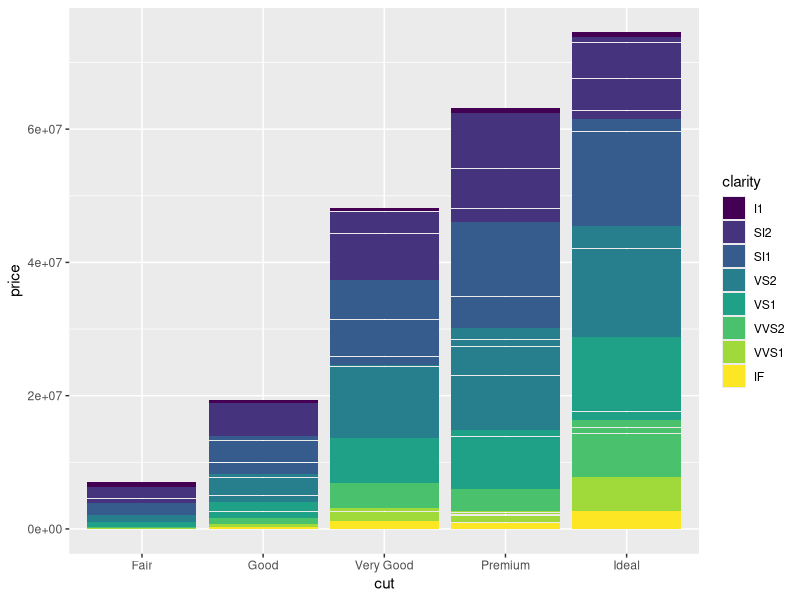
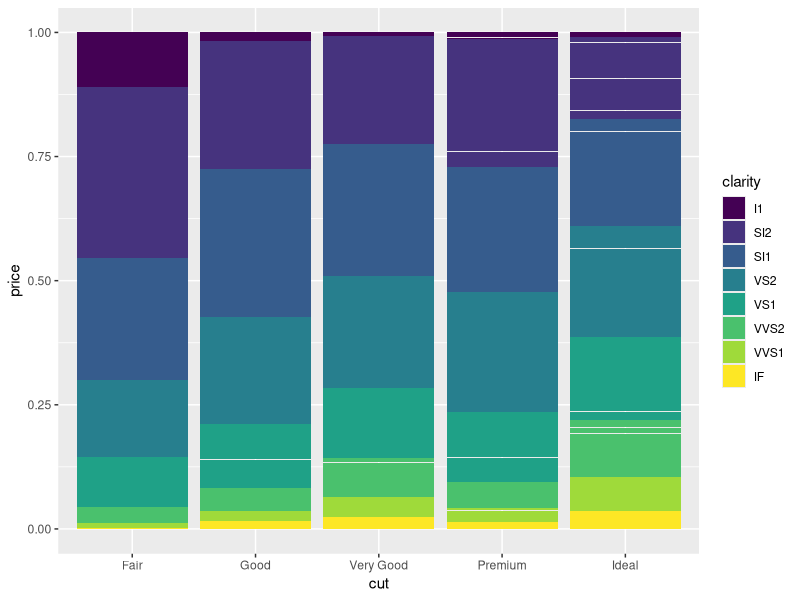
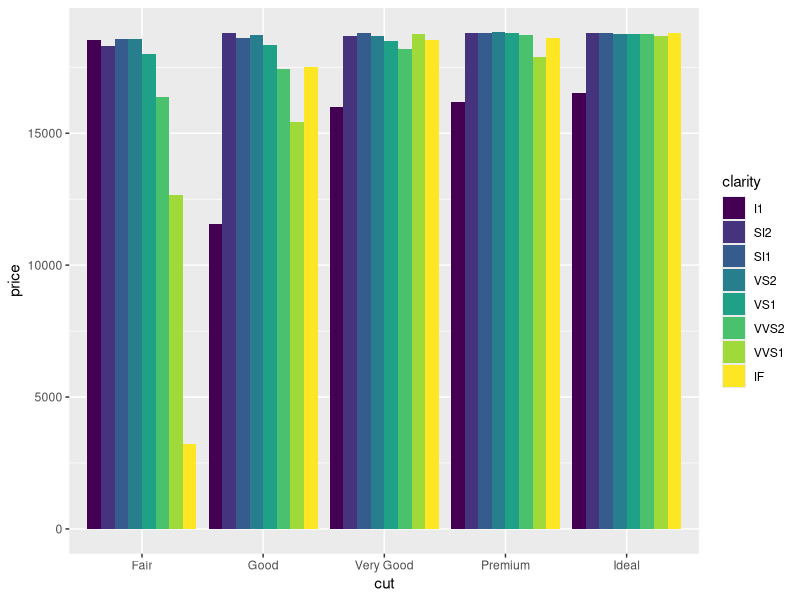
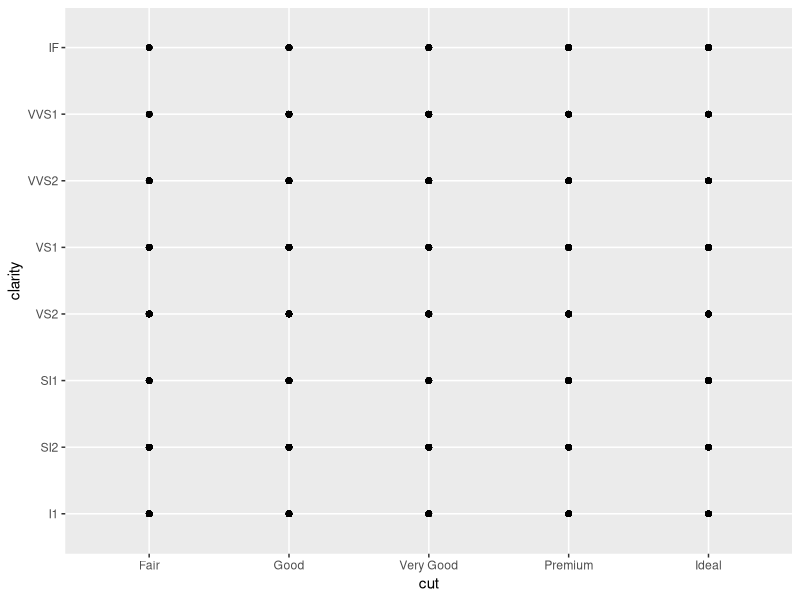
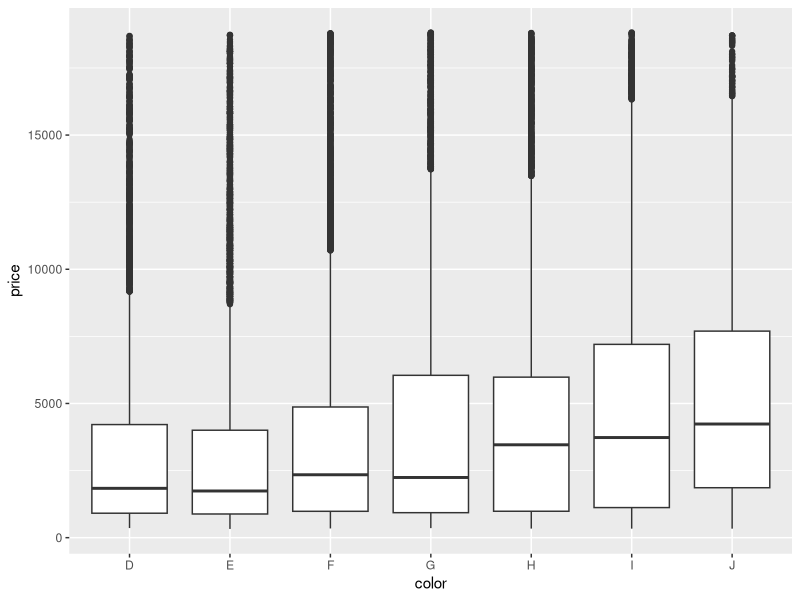
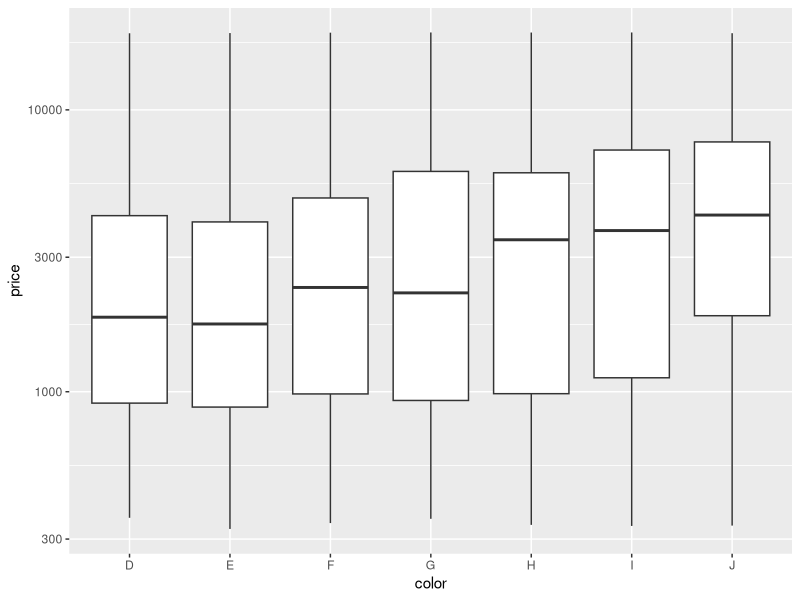
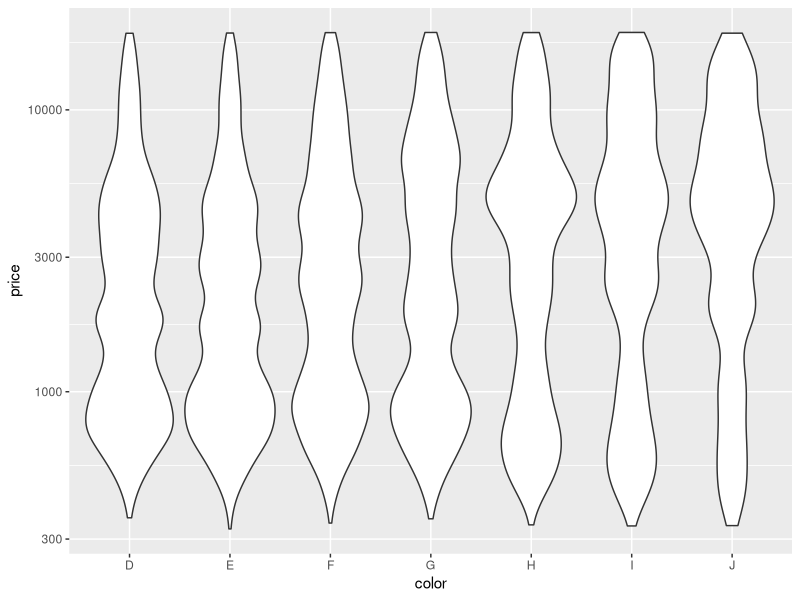
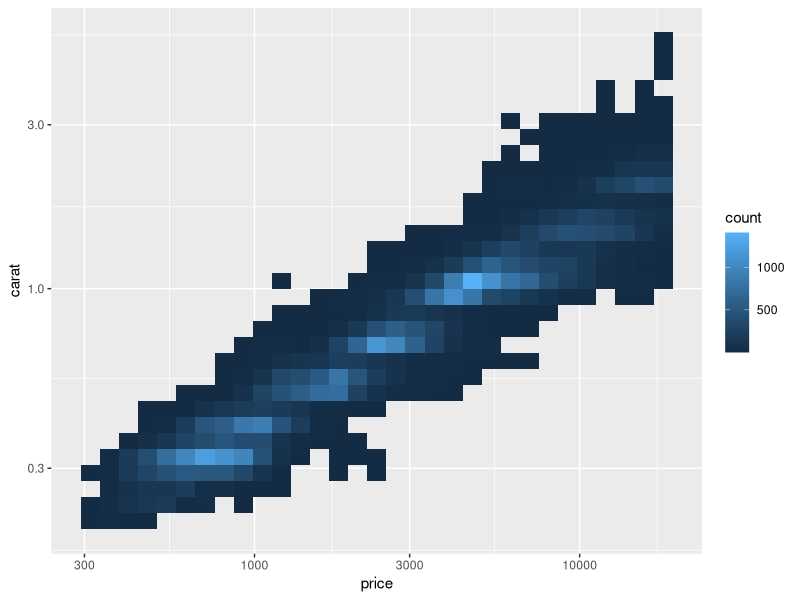

The R source for these figures, in order: (Note: this script raises an error after producing the figures.)
# Exercise 2: advanced ggplot2 practice

# Install and load the `ggplot2` package
#install.packages('ggplot2')
library("ggplot2")
library("dplyr")

# For this exercise you will again be working with the `diamonds` data set.
# Use `?diamonds` to review details about this data set
?diamonds
diamonds %>%  View()

## Position Adjustments

# Draw a column (bar) chart of diamonds cuts by price, with each bar filled by 
# clarity. You should see a _stacked_ bar chart.
ggplot(data = diamonds) +
  geom_col(mapping = aes(x = cut, y = price, fill = clarity), position = "stack")

# Draw the same chart again, but with each element positioned to "fill" the y axis
ggplot(data = diamonds) +
  geom_col(mapping = aes(x = cut, y = price, fill = clarity), position = "fill")

# Draw the same chart again, but with each element positioned to "dodge" each other
ggplot(data = diamonds) +
  geom_col(mapping = aes(x = cut, y = price, fill = clarity), position = "dodge")

# Draw a plot with point geometry with the x-position mapped to `cut` and the 
# y-position mapped to `clarity`
# This creates a "grid" grouping the points
ggplot(data = diamonds) +
  geom_point(mapping = aes(x = cut, y = clarity))

# Use the "jitter" position adjustment to keep the points from all overlapping!
# (This works a little better with a sample of diamond data, such as from the 
# previous exercise).


## Scales

# Draw a "boxplot" (with `geom_boxplot`) for the diamond's price (y) by color (x)

ggplot(data = diamonds) +
  geom_boxplot(mapping = aes(x = color, y = price))

# This has a lot of outliers, making it harder to read. To fix this, draw the 
# same plot but with a _logarithmic_ scale for the y axis.
ggplot(data = diamonds) +
  geom_boxplot(mapping = aes(x = color, y = price))+
  scale_y_log10()

# For another version, draw the same plot but with `violin` geometry instead of 
# `boxplot` geometry!
# How does the logarithmic scale change the data presentation?
ggplot(data = diamonds) +
  geom_violin(mapping = aes(x = color, y = price))+
  scale_y_log10()

# Another interesting plot: draw a plot of the diamonds price (y) by carat (x), 
# using a heatmap of 2d bins (geom_bin2d)
# What happens when you make the x and y channels scale logarithmically?
ggplot(data = diamonds) +
  geom_bin2d(mapping = aes(x = price, y = carat)) +
  scale_y_log10() +
  scale_x_log10()

# Draw a scatter plot for the diamonds price (y) by carat (x). Color each point
# by the clarity (Remember, this will take a while. Use a sample of the diamonds 
# for faster results)
ggplot(data = diamonds_samples) +
  geom_point(mapping = aes(x = carat, y = price))

# Change the color of the previous plot using a ColorBrewer scale of your choice. 
# What looks nice?
# map the color shown in the plot to the clarity of the diamonds
ggplot(data = diamonds) +
  geom_point(mapping = aes(x = carat, y = price, color = clarity))


## Coordinate Systems

# Draw a bar chart with x-position and fill color BOTH mapped to cut
# For best results, SET the `width` of the geometry to be 1 (fill plot, no space
# between)
# TIP: You can save the plot to a variable for easier modifications
plot_1<- ggplot(data = diamonds) +
  geom_bar(mapping = aes(x = cut, fill = cut, color = cut), width = 1) 
plot_1

# Draw the same chart, but with the coordinate system flipped
plot_1 +
  coord_flip()

# Draw the same chart, but in a polar coordinate system. It's a Coxcomb chart!
plot_1 +
  coord_polar(theta = "x")

## Facets

# Take the scatter plot of price by carat data (colored by clarity) and add 
# _facets_ based on the diamond's `color`
ggplot(data = diamonds) +
  geom_point(mapping = aes(x = price, y = carat, color = clarity))


## Saving Plots

# Use the `ggsave()` function to save the current (recent) plot to disk.
# Name the output file "my-plot.png".
# Make sure you've set the working directory!!
ggplot(data = diamonds) +
  geom_point(mapping = aes(x = price, y = carat, color = clarity)) %>% 
  ggsave("my-plot.png")
